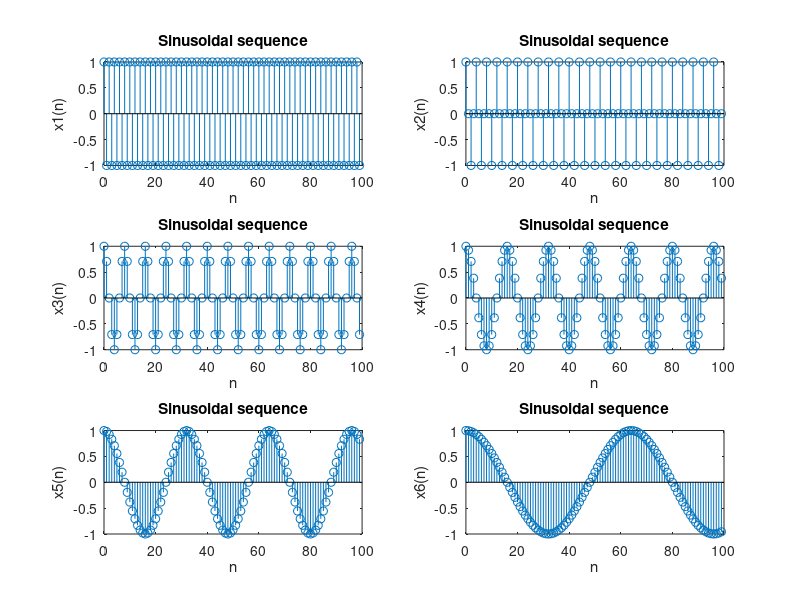

The MATLAB source for this figure:
%Sinusoidal Sequence
N=100;
n=0:1:N-1;
a=input('Enter the desired length of the sequence =');
x1=cos(pi*n);
subplot(3,2,1),stem(n,x1);
xlabel('n'),ylabel('x1(n)');
title('Sinusoidal sequence');
x2=cos(pi/2*n);
subplot(3,2,2),stem(n,x2);
xlabel('n'),ylabel('x2(n)');
title('Sinusoidal sequence');
x3=cos(pi/4*n);
subplot(3,2,3),stem(n,x3);
xlabel('n'),ylabel('x3(n)');
title('Sinusoidal sequence');
x4=cos(pi/8*n);
subplot(3,2,4),stem(n,x4);
xlabel('n'),ylabel('x4(n)');
title('Sinusoidal sequence');
N=100;
n=0:1:N-1;
x5=cos(pi/16*n);
subplot(3,2,5),stem(n,x5);
xlabel('n'),ylabel('x5(n)');
title('Sinusoidal sequence');
x6=cos(pi/32*n);
subplot(3,2,6),stem(n,x6);
xlabel('n'),ylabel('x6(n)');
title('Sinusoidal sequence');